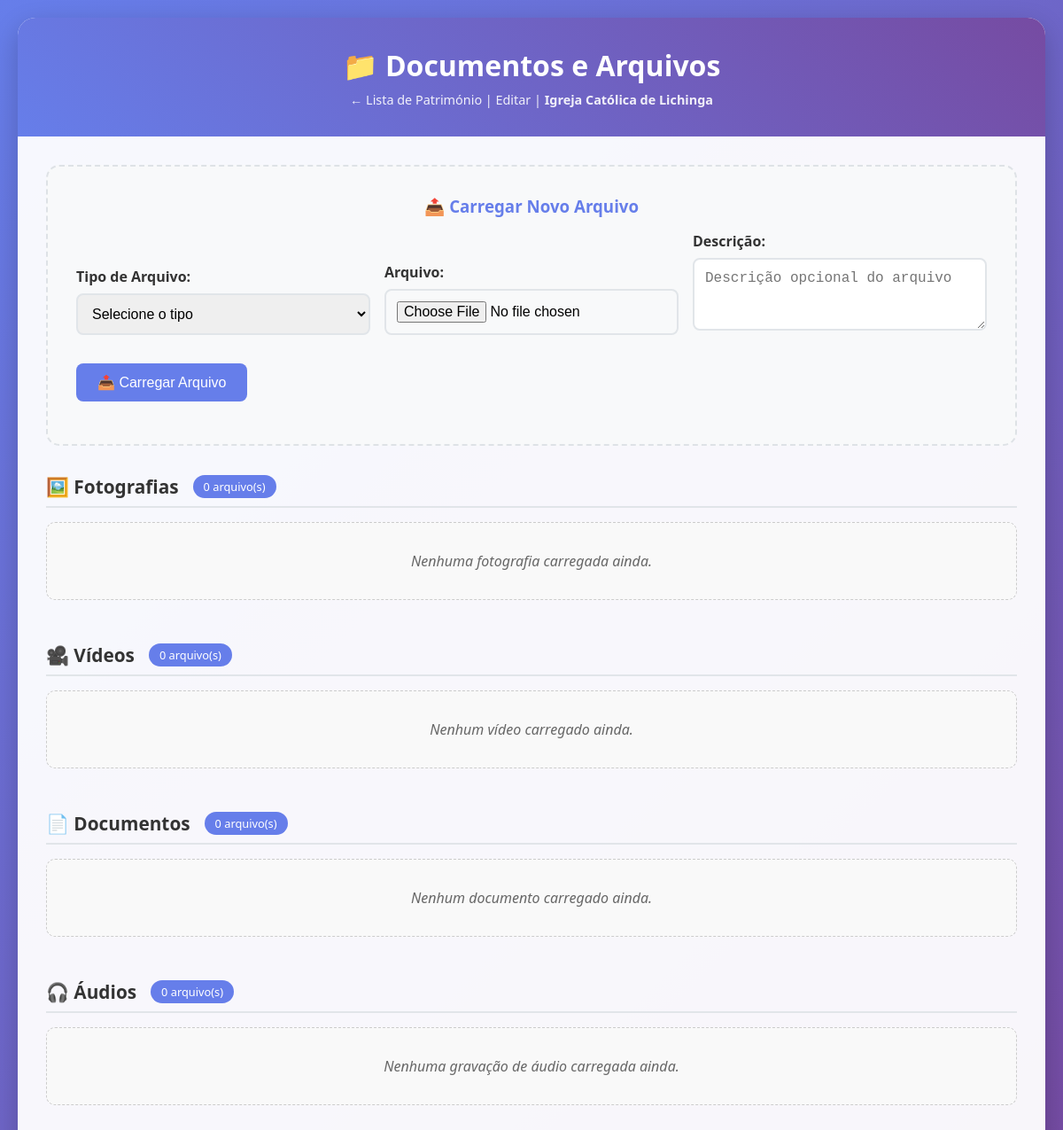
The page /documentos_patrimonio.php?id=5 (signed in) on the database its author committed.
### tables this page shows
CREATE TABLE `patrimonio` (
  `id` int(11) NOT NULL AUTO_INCREMENT,
  `codigo_registo` varchar(50) NOT NULL,
  `nome` varchar(200) NOT NULL,
  `categoria_id` int(11) DEFAULT NULL,
  `tipo_patrimonio` enum('material','imaterial') NOT NULL,
  `descricao` text NOT NULL,
  `provincia` varchar(100) DEFAULT NULL,
  `distrito` varchar(100) DEFAULT NULL,
  `localidade` varchar(100) DEFAULT NULL,
  `coordenadas_gps` varchar(100) DEFAULT NULL,
  `periodo_historico` varchar(100) DEFAULT NULL,
  `data_criacao_aproximada` varchar(100) DEFAULT NULL,
  `origem` varchar(200) DEFAULT NULL,
  `estado_conservacao` enum('excelente','bom','regular','mau','critico') NOT NULL,
  `observacoes_estado` text DEFAULT NULL,
  `significado_cultural` text DEFAULT NULL,
  `valor_historico` text DEFAULT NULL,
  `relevancia_comunitaria` text DEFAULT NULL,
  `materiais_construcao` text DEFAULT NULL,
  `tecnicas_utilizadas` text DEFAULT NULL,
  `dimensoes` varchar(200) DEFAULT NULL,
  `peso` varchar(50) DEFAULT NULL,
  `praticantes` text DEFAULT NULL,
  `frequencia_pratica` varchar(100) DEFAULT NULL,
  `rituais_associados` text DEFAULT NULL,
  `conhecimentos_tradicionais` text DEFAULT NULL,
  `foto_principal` varchar(255) DEFAULT NULL,
  `fotografias` longtext DEFAULT NULL CHECK (json_valid(`fotografias`)),
  `videos` longtext DEFAULT NULL CHECK (json_valid(`videos`)),
  `documentos` longtext DEFAULT NULL CHECK (json_valid(`documentos`)),
  `gravacoes_audio` longtext DEFAULT NULL CHECK (json_valid(`gravacoes_audio`)),
  `proprietario` varchar(200) DEFAULT NULL,
  `gestor_responsavel` varchar(200) DEFAULT NULL,
  `contacto_responsavel` varchar(200) DEFAULT NULL,
  `acesso_publico` tinyint(1) DEFAULT 0,
  `horario_visita` varchar(200) DEFAULT NULL,
  `restricoes_acesso` text DEFAULT NULL,
  `ameacas_identificadas` text DEFAULT NULL,
  `nivel_risco` enum('baixo','medio','alto','critico') DEFAULT 'baixo',
  `medidas_protecao` text DEFAULT NULL,
  `classificacao_oficial` enum('monumento_nacional','bem_interesse_cultural','bem_relevante','sem_classificacao') DEFAULT 'sem_classificacao',
  `data_classificacao` date DEFAULT NULL,
  `entidade_classificadora` varchar(200) DEFAULT NULL,
  `registado_por` int(11) NOT NULL,
  `data_registo` timestamp NOT NULL DEFAULT current_timestamp(),
  `data_ultima_atualizacao` timestamp NOT NULL DEFAULT current_timestamp() ON UPDATE current_timestamp(),
  `status` enum('ativo','inativo','em_analise','pendente') DEFAULT 'ativo',
  PRIMARY KEY (`id`),
  UNIQUE KEY `codigo_registo` (`codigo_registo`),
  KEY `registado_por` (`registado_por`),
  KEY `idx_codigo_registo` (`codigo_registo`),
  KEY `idx_categoria` (`categoria_id`),
  KEY `idx_provincia` (`provincia`),
  KEY `idx_tipo` (`tipo_patrimonio`),
  KEY `idx_estado` (`estado_conservacao`),
  KEY `idx_classificacao` (`classificacao_oficial`),
  CONSTRAINT `patrimonio_ibfk_1` FOREIGN KEY (`categoria_id`) REFERENCES `categorias_patrimonio` (`id`),
  CONSTRAINT `patrimonio_ibfk_2` FOREIGN KEY (`registado_por`) REFERENCES `usuarios` (`id`)
);

### documentos_patrimonio.php (the view, shortened to what this page needs)
<?php
include 'config.php';
$patrimonio_id = (int)$_GET['id'];
try {
    $stmt = $pdo->prepare("SELECT * FROM patrimonio WHERE id = ?");
    $stmt->execute([$patrimonio_id]);
    $patrimonio = $stmt->fetch(PDO::FETCH_ASSOC);
} catch (PDOException $e) {
    $erro = "Erro ao buscar dados: " . $e->getMessage();
}
$fotografias = $patrimonio['fotografias'] ? json_decode($patrimonio['fotografias'], true) : [];
$videos = $patrimonio['videos'] ? json_decode($patrimonio['videos'], true) : [];
$documentos = $patrimonio['documentos'] ? json_decode($patrimonio['documentos'], true) : [];
$audios = $patrimonio['gravacoes_audio'] ? json_decode($patrimonio['gravacoes_audio'], true) : [];
?>
<!DOCTYPE html>
<html lang="pt">
<head>
</head>
<body>
    <div class="container">
        <div class="header">
            <h1>📁 Documentos e Arquivos</h1>
            <div class="breadcrumb">
                <a href="gestao_patrimonio.php">← Lista de Património</a> |
                <a href="editar_patrimonio.php?id=<?php echo $patrimonio_id; ?>">Editar</a> |
                <strong><?php echo htmlspecialchars($patrimonio['nome']); ?></strong>
            </div>
        </div>
        <div class="content">
            <div class="upload-section">
                <h3>📤 Carregar Novo Arquivo</h3>
                <form method="POST" enctype="multipart/form-data" class="upload-form" id="uploadForm">
                    <div class="form-group">
                        <label>Tipo de Arquivo:</label>
                        <select name="tipo_arquivo" required>
                            <option value="">Selecione o tipo</option>
                        </select>
                    </div>
                    <div class="form-group">
                        <label>Arquivo:</label>
                        <input type="file" name="arquivo" required>
                    </div>
                    <div class="form-group">
                        <label>Descrição:</label>
                        <textarea name="descricao" rows="3" placeholder="Descrição opcional do arquivo"></textarea>
                    </div>
                    <div class="form-group">
                        <button type="submit" class="btn">📤 Carregar Arquivo</button>
                    </div>
                </form>
            </div>
            <div class="files-section">
                <div class="files-header">
                    <h3>🖼️ Fotografias</h3>
                    <span class="file-count"><?php echo count($fotografias); ?> arquivo(s)</span>
                </div>
                <?php if (empty($fotografias)): ?>
                    <div class="empty-state">
                        Nenhuma fotografia carregada ainda.
                    </div>
                <?php endif; ?>
            </div>
            <div class="files-section">
                <div class="files-header">
                    <h3>🎥 Vídeos</h3>
                    <span class="file-count"><?php echo count($videos); ?> arquivo(s)</span>
                </div>
                <?php if (empty($videos)): ?>
                    <div class="empty-state">Nenhum vídeo carregado ainda.</div>
                <?php endif; ?>
            </div>
            <div class="files-section">
                <div class="files-header">
                    <h3>📄 Documentos</h3>
                    <span class="file-count"><?php echo count($documentos); ?> arquivo(s)</span>
                </div>
                <?php if (empty($documentos)): ?>
                    <div class="empty-state">Nenhum documento carregado ainda.</div>
                <?php endif; ?>
            </div>
            <div class="files-section">
                <div class="files-header">
                    <h3>🎧 Áudios</h3>
                    <span class="file-count"><?php echo count($audios); ?> arquivo(s)</span>
                </div>
                <?php if (empty($audios)): ?>
                    <div class="empty-state">Nenhuma gravação de áudio carregada ainda.</div>
                <?php endif; ?>
            </div>
        </div>
    </div>
</body>
</html>

### documentos_patrimonio.php (style rules this page uses)
* { margin: 0; padding: 0; box-sizing: border-box; }
body { font-family: 'Segoe UI', Tahoma, Geneva, Verdana, sans-serif; background: linear-gradient(135deg, #667eea 0%, #764ba2 100%); min-height: 100vh; padding: 20px; }
.container { max-width: 1200px; margin: 0 auto; background: rgba(255, 255, 255, 0.95); border-radius: 20px; box-shadow: 0 10px 30px rgba(0,0,0,0.2); overflow: hidden; }
.header { background: linear-gradient(45deg, #667eea, #764ba2); color: white; padding: 2rem; text-align: center; }
.header h1 { font-size: 2rem; margin-bottom: 0.5rem; }
.breadcrumb { font-size: 0.9rem; opacity: 0.9; }
.breadcrumb a { color: white; text-decoration: none; }
.content { padding: 2rem; }
.upload-section { background: #f8f9fa; padding: 2rem; border-radius: 15px; margin-bottom: 2rem; border: 2px dashed #dee2e6; }
.upload-section h3 { color: #667eea; margin-bottom: 1rem; text-align: center; }
.upload-form { display: grid; grid-template-columns: repeat(auto-fit, minmax(250px, 1fr)); gap: 1rem; align-items: end; }
.form-group { margin-bottom: 1rem; }
label { display: block; font-weight: 600; color: #333; margin-bottom: 8px; }
select, input, textarea { width: 100%; padding: 12px; border: 2px solid #e1e5e9; border-radius: 8px; font-size: 1rem; transition: all 0.3s ease; }
.btn { background: #667eea; color: white; padding: 12px 24px; border: none; border-radius: 8px; cursor: pointer; font-size: 1rem; font-weight: 500; transition: all 0.3s ease; text-decoration: none; display: inline-block; text-align: center; }
.files-section { margin-bottom: 3rem; }
.files-header { display: flex; align-items: center; gap: 1rem; margin-bottom: 1rem; padding-bottom: 0.5rem; border-bottom: 2px solid #e1e5e9; }
.files-header h3 { color: #333; font-size: 1.3rem; }
.file-count { background: #667eea; color: white; padding: 4px 12px; border-radius: 20px; font-size: 0.8rem; font-weight: 500; }
.empty-state { text-align: center; color: #666; font-style: italic; padding: 2rem; border: 1px dashed #ccc; border-radius: 10px; background: #f9f9f9; }

### rows shown on the page
patrimonio: nome "Igreja Católica de Lichinga", fotografias "0", videos "0", documentos "0", gravacoes_audio "0"
